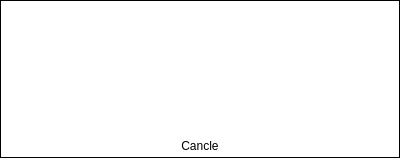
<?xml version="1.0" encoding="UTF-8"?>
<ui version="4.0">
 <class>DialogWait</class>
 <widget class="QDialog" name="DialogWait">
  <property name="geometry">
   <rect>
    <x>0</x>
    <y>0</y>
    <width>400</width>
    <height>158</height>
   </rect>
  </property>
  <property name="cursor">
   <cursorShape>WaitCursor</cursorShape>
  </property>
  <property name="windowTitle">
   <string>Working...</string>
  </property>
  <property name="styleSheet">
   <string notr="true">background-color: rgb(255, 255, 255);</string>
  </property>
  <property name="modal">
   <bool>true</bool>
  </property>
  <layout class="QVBoxLayout" name="verticalLayout">
   <property name="spacing">
    <number>0</number>
   </property>
   <property name="leftMargin">
    <number>0</number>
   </property>
   <property name="topMargin">
    <number>0</number>
   </property>
   <property name="rightMargin">
    <number>0</number>
   </property>
   <property name="bottomMargin">
    <number>0</number>
   </property>
   <item>
    <widget class="QFrame" name="frame">
     <property name="frameShape">
      <enum>QFrame::Box</enum>
     </property>
     <property name="frameShadow">
      <enum>QFrame::Plain</enum>
     </property>
     <layout class="QVBoxLayout" name="verticalLayout_2">
      <property name="spacing">
       <number>0</number>
      </property>
      <property name="leftMargin">
       <number>0</number>
      </property>
      <property name="topMargin">
       <number>0</number>
      </property>
      <property name="rightMargin">
       <number>0</number>
      </property>
      <property name="bottomMargin">
       <number>0</number>
      </property>
      <item>
       <widget class="QLabel" name="label">
        <property name="frameShape">
         <enum>QFrame::NoFrame</enum>
        </property>
        <property name="frameShadow">
         <enum>QFrame::Plain</enum>
        </property>
        <property name="lineWidth">
         <number>1</number>
        </property>
        <property name="midLineWidth">
         <number>0</number>
        </property>
        <property name="text">
         <string/>
        </property>
        <property name="scaledContents">
         <bool>false</bool>
        </property>
        <property name="alignment">
         <set>Qt::AlignCenter</set>
        </property>
       </widget>
      </item>
      <item>
       <widget class="QPushButton" name="buttonCancle">
        <property name="text">
         <string>Cancle</string>
        </property>
        <property name="autoDefault">
         <bool>false</bool>
        </property>
        <property name="flat">
         <bool>true</bool>
        </property>
       </widget>
      </item>
     </layout>
    </widget>
   </item>
  </layout>
 </widget>
 <resources/>
 <connections/>
</ui>
